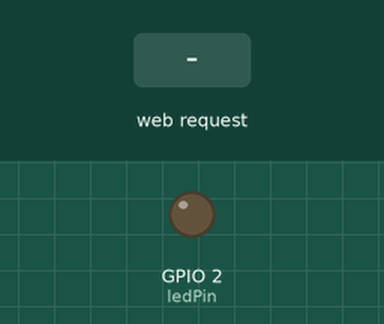
Simulated run of this sketch. Board: ESP32. Parts: output pins drawn as LEDs (lit = HIGH). Inputs (shaded band) come from the test bench. WiFi joins after 1.5 s; servers stay silent unless stated; storage starts empty; what the sketch prints to the serial monitor is not drawn.

Above: at 2.7 s.
2.8 s: HTTP request GET /on received
At 3.4 s:
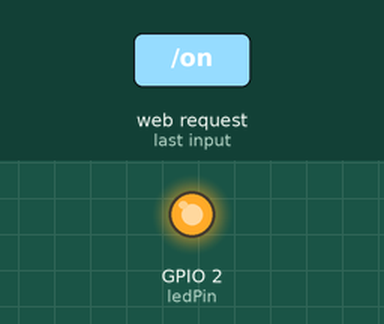
4.3 s: HTTP request GET /off received
At 5.8 s:
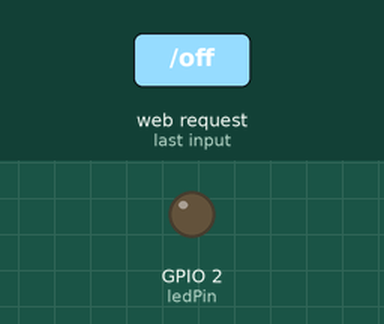
Timing chart, 0 to 7.3 s (numbered marks = the images above; inputs shaded):
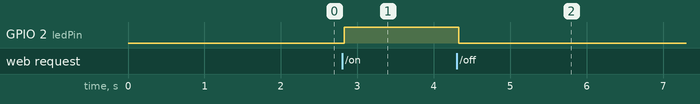

The sketch:

DragonNet.ino
```cpp
/*********
  Rui Santos
  Complete project details at https://randomnerdtutorials.com
*********/

// Import required libraries
#include "WiFi.h"
#include "ESPAsyncWebServer.h"
#include "SPIFFS.h"
#include <AsyncElegantOTA.h>

// Replace with your network credentials
const char* ssid = "NetSpoutMesh";
const char* password = "theRoomsHaveNames";

// Set LED GPIO
const int ledPin = 2;
// Stores LED state
String ledState;

// Create AsyncWebServer object on port 80
AsyncWebServer server(80);

// Replaces placeholder with LED state value
String processor(const String& var){
  Serial.println(var);
  if(var == "STATE"){
    if(digitalRead(ledPin)){
      ledState = "ON";
    }
    else{
      ledState = "OFF";
    }
    Serial.print(ledState);
    return ledState;
  }
  return String();
}

void setup(){
  // Serial port for debugging purposes
  Serial.begin(115200);
  pinMode(ledPin, OUTPUT);

  // Initialize SPIFFS
  Serial.println("Mounting SPIFFS");

  if(!SPIFFS.begin(true)){
    Serial.println("An Error has occurred while mounting SPIFFS");
    return;
  }

  // Connect to Wi-Fi
     Serial.println("Connecting to WiFi..");
  WiFi.begin(ssid, password);
  while (WiFi.status() != WL_CONNECTED) {
    delay(100);
     Serial.print(".");
  }

  Serial.println("");
  // Print ESP32 Local IP Address
  Serial.print("Connected to Wifi was issued IP address: ");
  Serial.println(WiFi.localIP());

  // Route for root / web page
  server.on("/", HTTP_GET, [](AsyncWebServerRequest *request){
    request->send(SPIFFS, "/index.html", String(), false, processor);
  });

  // Route to load style.css file
  server.on("/style.css", HTTP_GET, [](AsyncWebServerRequest *request){
    request->send(SPIFFS, "/style.css", "text/css");
  });

    // Route to load the DragonVisionStyle.css file
  server.on("/style.css", HTTP_GET, [](AsyncWebServerRequest *request){
    request->send(SPIFFS, "/DragonVisionStyle.css", "text/css");
  });

      // Route to load the indexLR.html file
  server.on("/LR", HTTP_GET, [](AsyncWebServerRequest *request){
    request->send(SPIFFS, "/indexLR.html", String(), false, processor);
  });


  // Route to set GPIO to HIGH
  server.on("/on", HTTP_GET, [](AsyncWebServerRequest *request){
    digitalWrite(ledPin, HIGH);
    request->send(SPIFFS, "/index.html", String(), false, processor);
  });

  // Route to set GPIO to LOW
  server.on("/off", HTTP_GET, [](AsyncWebServerRequest *request){
    digitalWrite(ledPin, LOW);
    request->send(SPIFFS, "/index.html", String(), false, processor);
  });

  // enable OTA
  Serial.println("Starting OTA webserver");
  AsyncElegantOTA.begin(&server);
  // Start server
    Serial.println("Starting Asynch webserver");

  server.begin();

}

void loop(){

}
```

Measured:
- after the input at 2.8 s, GPIO 2 (ledPin): LOW → HIGH at once
- after the input at 4.3 s, GPIO 2 (ledPin): HIGH → LOW at once
